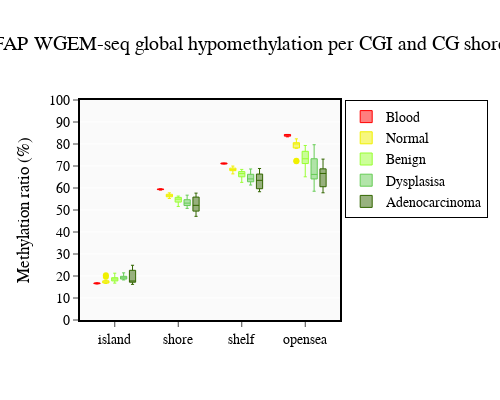

Notebook code for this chart:
### Code cell
import plotly.express as px
import plotly.graph_objects as go


#pd.set_option('precision', 2)
#pd.set_option('display.float_format', lambda x: '%.2f' % x)

fig = go.Figure()

px.defaults.template = "simple_white"
#"plotly", "plotly_white", "plotly_dark", "ggplot2", "seaborn", "simple_white", "none"
#px.defaults.color_continuous_scale = px.colors.sequential.Blackbody
#px.defaults.width = 1000
#px.defaults.height = 900

#x = [i.split(':')[0] for i in df.columns]

fig = go.Figure()

fig.add_trace(go.Box(
    y=df_mean[list(df_mean.columns[df_mean.columns.str.contains('L:')])].T.to_numpy().flatten(),
    x=list(df_mean.index)*len(list(df_mean.columns[df_mean.columns.str.contains('L:')])),
    name='Blood',
    marker_color='rgb(255,0,0)',
    line_width=1
))
fig.add_trace(go.Box(
    y=df_mean[list(df_mean.columns[df_mean.columns.str.contains('N:')])].T.to_numpy().flatten(),
    x=list(df_mean.index)*len(list(df_mean.columns[df_mean.columns.str.contains('N:')])),
    name='Normal',
    marker_color='rgb(240, 240, 0)',
    line_width=1
))
fig.add_trace(go.Box(
    y=df_mean[list(df_mean.columns[df_mean.columns.str.contains('B:')])].T.to_numpy().flatten(),
    x=list(df_mean.index)*len(list(df_mean.columns[df_mean.columns.str.contains('B:')])),
    name='Benign',
    marker_color='rgb(153, 255, 51)',
    line_width=1
))
fig.add_trace(go.Box(
    y=df_mean[list(df_mean.columns[df_mean.columns.str.contains('D:')])].T.to_numpy().flatten(),
    x=list(df_mean.index)*len(list(df_mean.columns[df_mean.columns.str.contains('D:')])),
    name='Dysplasisa',
    marker_color='rgb(102, 204, 85)',
    line_width=1
))
fig.add_trace(go.Box(
    y=df_mean[list(df_mean.columns[df_mean.columns.str.contains('T:')])].T.to_numpy().flatten(),
    x=list(df_mean.index)*len(list(df_mean.columns[df_mean.columns.str.contains('T:')])),
    name='Adenocarcinoma',
    marker_color='rgb(51, 102,  0)',
    line_width=1
))



fig.update_layout(
    yaxis_title='Methylation ratio (%)',
    boxmode='group' # group together boxes of the different traces for each value of x
)

fig.update_layout(
    font_family="Arial",
    width=500,
    height=400,
    title=dict(text="FAP WGEM-seq global hypomethylation per CGI and CG shore",
              xanchor='center', x=0.5,  
              ),
    titlefont=dict(size=20),
    #xaxis_title="PC_0",
    #yaxis_title="PC_1",
    #legend_title=None,
    font=dict(
        family="Arial, monospace",
        size=14,
        color="black"
    ),
    #xaxis = dict(
    #    #tickmode = 'array',
    #    #tickvals = ['SINE','LINE','LTR','Simple_repeat','DNA\_transposon','Low_complexity','Retroposon','Satellite','RCHelitron',]
    #),
   yaxis = dict(
        tickmode = 'array',
        tickvals = [0,10,20,30,40,50,60,70,80,90,100],
        range=[0,100]
    ),
    legend=dict(
        #yanchor="bottom",
        #y=0.01,
        #xanchor="left",
        #x=0.01,
        #traceorder="reversed",
        bgcolor= "rgb(255, 255, 255)",
        bordercolor="Black",
        borderwidth=1,
        ),
    plot_bgcolor='rgb(250,250,250)',

)

fig.update_xaxes(showline=True, linecolor='black', mirror=True, linewidth=2, ticks='outside')
fig.update_yaxes(showline=True, linecolor='black', mirror=True, linewidth=2, ticks='outside')

fig.show()

fig.write_image("fap_anno_cgi_bloxplot.pdf")
fig.write_image("fap_anno_cgi_bloxplot.png")

### Figure 1 — Plotly figure (JSON) as saved in the notebook; plotly's stock layout.template omitted (floating-point values rounded to 4 significant figures)
{"data": [{"line": {"width": 1}, "marker": {"color": "rgb(255,0,0)"}, "name": "Blood", "type": "box", "x": ["island", "shore", "shelf", "opensea", "island", "shore", "shelf", "opensea", "island", "shore", "shelf", "opensea", "island", "shore", "shelf", "opensea", "island", "shore", "shelf", "opensea"], "y": [16.76, 59.06, 70.94, 83.26, 16.9, 59.34, 70.91, 83.69, 16.56, 59.62, 71.25, 84.33, 16.37, 59.46, 71.23, 84.33, 16.68, 59.45, 71.32, 84.16]}, {"line": {"width": 1}, "marker": {"color": "rgb(240, 240, 0)"}, "name": "Normal", "type": "box", "x": ["island", "shore", "shelf", "opensea", "island", "shore", "shelf", "opensea", "island", "shore", "shelf", "opensea", "island", "shore", "shelf", "opensea", "island", "shore", "shelf", "opensea", "island", "shore", "shelf", "opensea", "island", "shore", "shelf", "opensea", "island", "shore", "shelf", "opensea", "island", "shore", "shelf", "opensea", "island", "shore", "shelf", "opensea", "island", "shore", "shelf", "opensea", "island", "shore", "shelf", "opensea"], "y": [18.08, 55.94, 68.09, 78.37, 16.9, 56.16, 68.49, 80.29, 17.41, 56.06, 67.87, 78.05, 16.75, 57.34, 69.18, 80.79, 16.98, 56.95, 68.85, 79.87, 16.68, 57.79, 69.61, 81.69, 17.46, 56.08, 67.89, 78.47, 20.31, 55.22, 66.8, 72.12, 19.67, 55.35, 66.42, 72.38, 17.51, 57.66, 69.97, 82.34, 17.08, 56.49, 68.74, 80.16, 16.59, 56.14, 68.36, 80.39]}, {"line": {"width": 1}, "marker": {"color": "rgb(153, 255, 51)"}, "name": "Benign", "type": "box", "x": ["island", "shore", "shelf", "opensea", "island", "shore", "shelf", "opensea", "island", "shore", "shelf", "opensea", "island", "shore", "shelf", "opensea", "island", "shore", "shelf", "opensea", "island", "shore", "shelf", "opensea", "island", "shore", "shelf", "opensea", "island", "shore", "shelf", "opensea", "island", "shore", "shelf", "opensea", "island", "shore", "shelf", "opensea", "island", "shore", "shelf", "opensea", "island", "shore", "shelf", "opensea", "island", "shore", "shelf", "opensea", "island", "shore", "shelf", "opensea", "island", "shore", "shelf", "opensea", "island", "shore", "shelf", "opensea", "island", "shore", "shelf", "opensea", "island", "shore", "shelf", "opensea"], "y": [20.73, 54.91, 66.2, 70.7, 18.81, 53.94, 65.47, 71.12, 17.94, 54.05, 65.64, 73.18, 17.7, 53.6, 65.09, 71.15, 18.98, 52.67, 63.7, 67.57, 18.5, 51.61, 62.57, 65.09, 17.5, 55.3, 67.2, 76.67, 19.23, 53.5, 64.7, 71.35, 17.77, 55.54, 67.44, 78.36, 18.14, 55.74, 67.61, 77.25, 20.07, 55.5, 66.9, 73.63, 19.09, 56.34, 68.1, 77.08, 21.28, 54.87, 66.59, 73.16, 20.4, 55.77, 67.36, 74.92, 19.0, 55.95, 67.69, 76.3, 16.76, 56.22, 68.45, 79.33, 17.77, 54.94, 66.5, 73.39, 17.75, 53.41, 64.92, 71.12]}, {"line": {"width": 1}, "marker": {"color": "rgb(102, 204, 85)"}, "name": "Dysplasisa", "type": "box", "x": ["island", "shore", "shelf", "opensea", "island", "shore", "shelf", "opensea", "island", "shore", "shelf", "opensea", "island", "shore", "shelf", "opensea", "island", "shore", "shelf", "opensea", "island", "shore", "shelf", "opensea", "island", "shore", "shelf", "opensea", "island", "shore", "shelf", "opensea", "island", "shore", "shelf", "opensea", "island", "shore", "shelf", "opensea", "island", "shore", "shelf", "opensea"], "y": [20.77, 54.08, 65.45, 68.72, 19.83, 54.87, 66.49, 73.41, 18.75, 50.74, 61.35, 58.54, 18.56, 52.02, 62.93, 63.87, 21.43, 51.9, 62.5, 61.72, 19.87, 52.02, 62.8, 64.83, 19.1, 53.13, 64.13, 65.99, 18.2, 53.26, 64.74, 72.94, 19.14, 56.75, 68.64, 77.57, 18.22, 56.29, 68.46, 79.67, 19.51, 52.02, 63.91, 66.17]}, {"line": {"width": 1}, "marker": {"color": "rgb(51, 102,  0)"}, "name": "Adenocarcinoma", "type": "box", "x": ["island", "shore", "shelf", "opensea", "island", "shore", "shelf", "opensea", "island", "shore", "shelf", "opensea", "island", "shore", "shelf", "opensea", "island", "shore", "shelf", "opensea"], "y": [24.88, 55.27, 65.5, 61.49, 21.83, 57.68, 68.87, 73.13, 17.73, 47.12, 58.31, 57.82, 17.5, 50.3, 60.12, 66.61, 16.2, 52.11, 63.48, 67.22]}], "layout": {"boxmode": "group", "font": {"color": "black", "family": "Arial, monospace", "size": 14}, "height": 400, "legend": {"bgcolor": "rgb(255, 255, 255)", "bordercolor": "Black", "borderwidth": 1}, "plot_bgcolor": "rgb(250,250,250)", "title": {"font": {"size": 20}, "text": "FAP WGEM-seq global hypomethylation per CGI and CG shore", "x": 0.5, "xanchor": "center"}, "width": 500, "xaxis": {"linecolor": "black", "linewidth": 2, "mirror": true, "showline": true, "ticks": "outside"}, "yaxis": {"linecolor": "black", "linewidth": 2, "mirror": true, "range": [0, 100], "showline": true, "tickmode": "array", "ticks": "outside", "tickvals": [0, 10, 20, 30, 40, 50, 60, 70, 80, 90, 100], "title": {"text": "Methylation ratio (%)"}}}}
